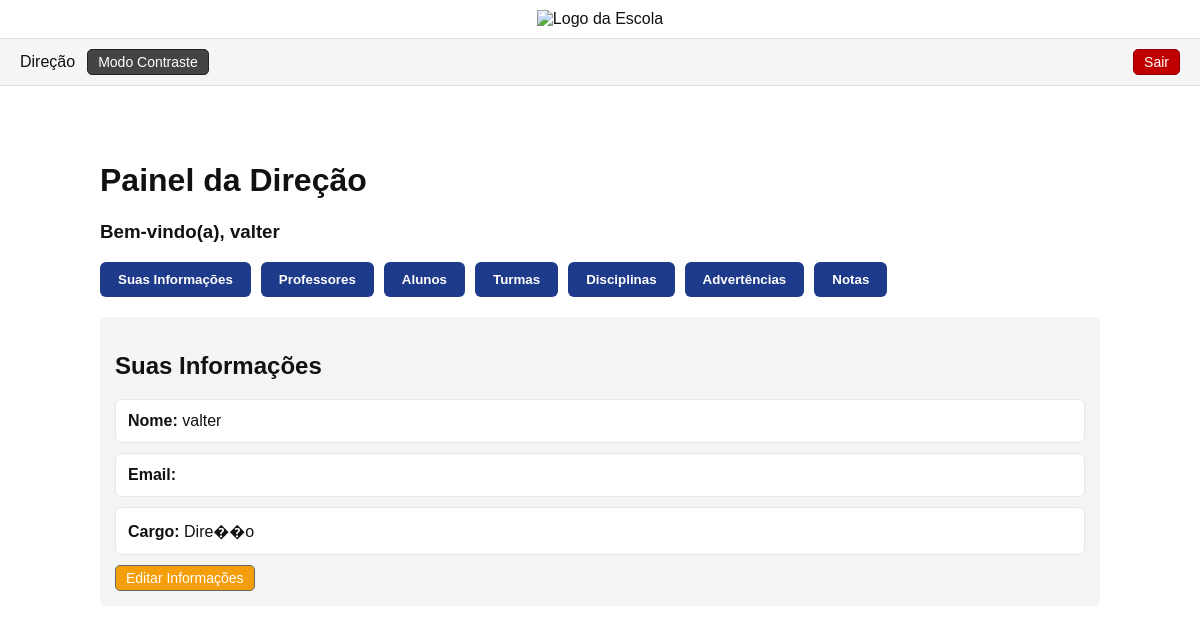
/usuarios/direcao/ (signed in), run on an earlier commit of the app's database.
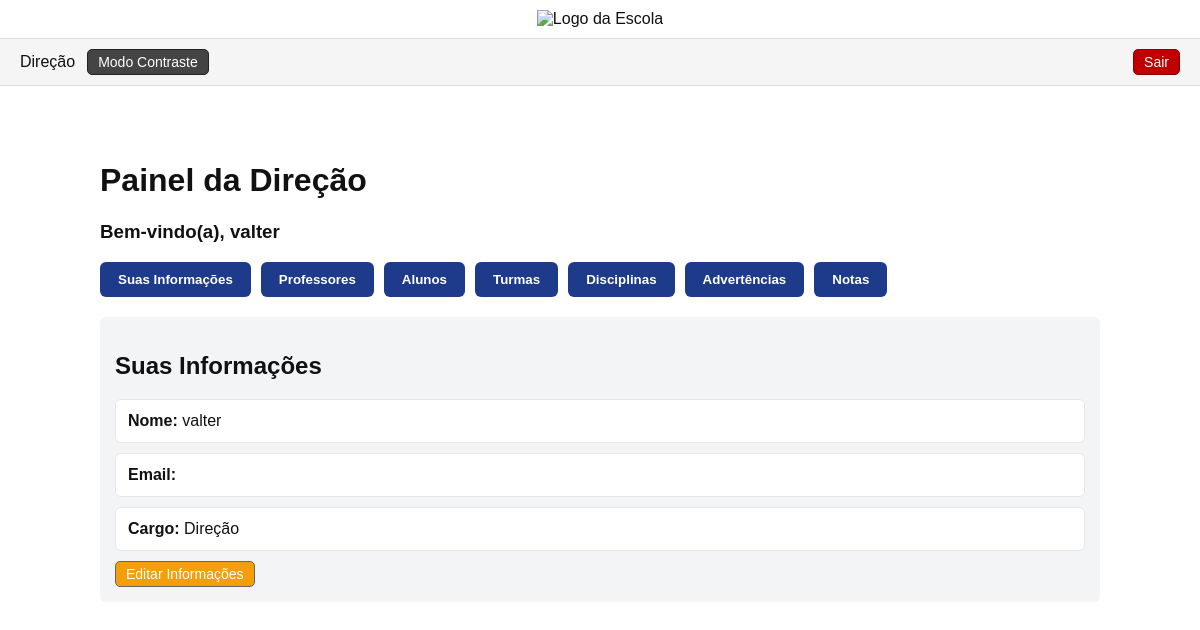
And on a later commit of the database.
### usuarios/models.py (models this page shows, shortened)
class Diretor(models.Model):
    user = models.OneToOneField(User, on_delete=models.CASCADE)
    nome = models.CharField(max_length=100)
    email = models.EmailField()
    cpf = models.CharField(max_length=14, blank=True, null=True)
    telefone = models.CharField(max_length=20, blank=True, null=True)
    cargo = models.CharField(max_length=50, default="Direção")
    observacoes = models.TextField(blank=True, null=True)

### usuarios/decorators.py (the view, shortened to what this page needs)
        def wrapper(request, *args, **kwargs):
            if not request.user.is_authenticated:
                return redirect("login")
            grupos_user = set(request.user.groups.values_list("name", flat=True))
            if "Direcao" in grupos_user:
                return view_func(request, *args, **kwargs)

### usuarios/context_processors.py (called while the page is built)
def grupos_do_usuario(request):
    if request.user.is_authenticated:
        grupos = request.user.groups.values_list('name', flat=True)
    else:
        grupos = []
    return {
        'is_secretaria': 'Secretaria' in grupos,
        'is_professor': 'Professor' in grupos,
        'is_aluno': 'Aluno' in grupos,
        'is_coordenacao': 'Coordenacao' in grupos,
        'is_direcao': 'Direcao' in grupos,
    }

### usuarios/views.py (called while the page is built)
def obter_diretor_por_user(user):
    if not user or not user.is_authenticated:
        return None
    return Diretor.objects.filter(user=user).first()

@login_required(login_url='login')
@grupo_requerido("Direcao")
def direcao(request):
    diretor = obter_diretor_por_user(request.user)
    if not diretor:
        diretor = Diretor.objects.create(
            user=request.user,
            nome=request.user.username,
            email=request.user.email
        )
    sec = request.GET.get("sec", "sec-info")
    return render(request, "direcao.html", {
        'diretor': diretor,
        'professores': Professor.objects.all(),
        'alunos': Aluno.objects.all(),
        'disciplinas': Disciplina.objects.all(),
        'turmas': Turma.objects.all(),
        'notas': Nota.objects.all(),
        'advertencias': Advertencia.objects.all(),
        'form': DiretorForm(instance=diretor),
        'sec': sec
    })

### usuarios/templates/direcao.html (shortened to what this page needs)
{% extends "base.html" %}
{% load static %}
{% block content %}
<div class="painel-container">
    <h1>Painel da Direção</h1>
    <h3>Bem-vindo(a), {{ diretor.nome }}</h3>
    <div class="painel-buttons">
        <button onclick="mostrar('sec-info')">Suas Informações</button>
        <button onclick="mostrar('sec-professores')">Professores</button>
        <button onclick="mostrar('sec-alunos')">Alunos</button>
        <button onclick="mostrar('sec-turmas')">Turmas</button>
        <button onclick="mostrar('sec-disciplinas')">Disciplinas</button>
        <button onclick="mostrar('sec-advertencias')">Advertências</button>
        <button onclick="mostrar('sec-notas')">Notas</button>
    </div>
    <div id="sec-info" class="section active">
        <h2>Suas Informações</h2>
        <div class="info-card"><strong>Nome:</strong> {{ diretor.nome }}</div>
        <div class="info-card"><strong>Email:</strong> {{ diretor.email }}</div>
        {% if diretor.cargo %}
            <div class="info-card"><strong>Cargo:</strong> {{ diretor.cargo }}</div>
        {% endif %}
        <a class="btn btn-edit" href="{% url 'usuarios:editar_diretor' %}">
            Editar Informações
        </a>
    </div>
</div>
{% endblock %}

### usuarios/templates/base.html (shortened to what this page needs)
{% load static %}
<!DOCTYPE html>
<html lang="pt-br">
<head>
</head>
<body>
{% if user.is_authenticated %}
    <div class="logo-topo">
        <img src="{% static 'admin/img/escola.png' %}" alt="Logo da Escola">
    </div>
    <nav>
        <ul>
            {% with user.groups.all as grupos %}
                {% for g in grupos %}
                    {% if g.name == "Secretaria" %}
                        <li><a href="{% url 'usuarios:secretaria' %}">Secretaria</a></li>
                    {% elif g.name == "Professor" %}
                        <li><a href="{% url 'usuarios:professor' %}">Professor</a></li>
                    {% elif g.name == "Aluno" %}
                        <li><a href="{% url 'usuarios:aluno' %}">Aluno</a></li>
                    {% elif g.name == "Coordenacao" %}
                        <li><a href="{% url 'usuarios:coordenacao' %}">Coordenação</a></li>
                    {% elif g.name == "Direcao" %}
                        <li><a href="{% url 'usuarios:direcao' %}">Direção</a></li>
                    {% endif %}
                {% endfor %}
            {% endwith %}
            <li>
                <button class="btn btn-toggle" onclick="toggleDarkMode()">
                    Modo Contraste
                </button>
            </li>
            <li style="margin-left:auto;">
                <form action="{% url 'logout' %}" method="post" style="display:inline;">
                    <button class="btn btn-danger" type="submit">
                        Sair
                    </button>
                </form>
            </li>
        </ul>
    </nav>
{% endif %}
<div class="container">
    {% block content %}{% endblock %}
</div>
</body>
</html>

### usuarios/templates/base.html (style rules this page uses)
body { font-family: Arial, Helvetica, sans-serif; margin: 0; background: #fff; color: #111; transition: background 0.3s, color 0.3s; }
.logo-topo { display:flex; justify-content:center; align-items:center; padding:10px; border-bottom:1px solid #ddd; }
.logo-topo img { max-height:60px; }
nav { background:#f5f5f5; border-bottom:1px solid #ddd; padding:10px 20px; }
nav ul { margin:0; padding:0; list-style:none; display:flex; gap:12px; align-items:center; }
nav a { text-decoration:none; color:#111; }
.container { max-width:1100px; margin:20px auto; padding:15px; }
.btn { display:inline-block; padding:6px 12px; border-radius:6px; border:1px solid #666; background:#eee; text-decoration:none; color:#000; cursor:pointer; }
.btn-danger { background:#c00000; border:1px solid #900000; color:whitesmoke; }
.btn-toggle { background:#444; color:white; border:1px solid #222; }

### usuarios/templates/direcao.html (style rules this page uses)
.painel-container { max-width: 1000px; margin: 0 auto; padding: 20px; }
.painel-buttons { display: flex; gap: 10px; margin-bottom: 20px; flex-wrap: wrap; }
.painel-buttons button { padding: 10px 18px; border: none; background: #1e3a8a; color: white; border-radius: 6px; cursor: pointer; font-weight: bold; }
.section { display: none; padding: 15px; background: #f3f4f6; border-radius: 6px; margin-bottom: 20px; }
.section.active { display: block; }
.info-card { background: white; padding: 12px; border-radius: 6px; border: 1px solid #e5e7eb; margin-bottom: 10px; }
.btn { padding: 4px 10px; border-radius: 5px; font-size: 14px; text-decoration: none; color: white; }
.btn-edit { background: #f59e0b; }

What changed in the data, as far as the page shows it:
changed Diretor "valter": cargo "Dire��o" → "Direção"
